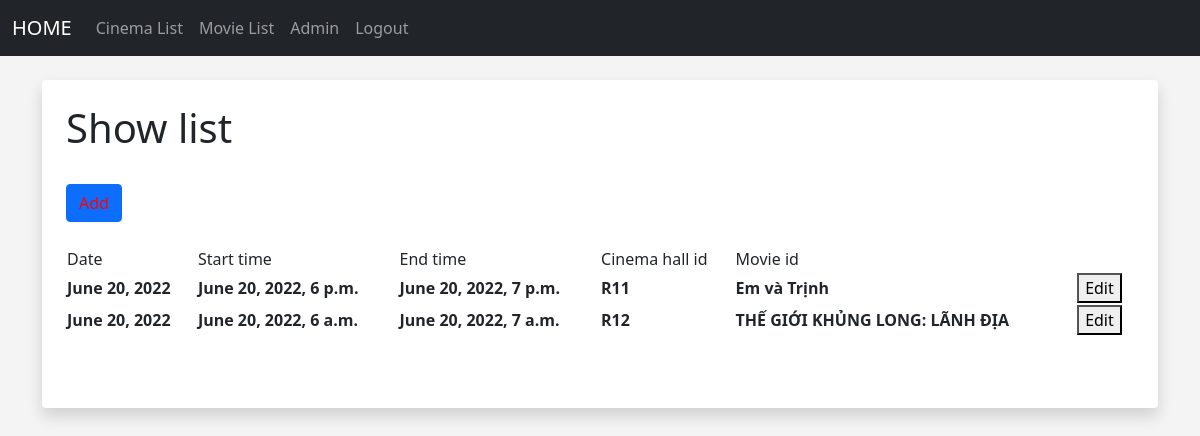
The page /show_list (signed in) on the database as committed earlier.
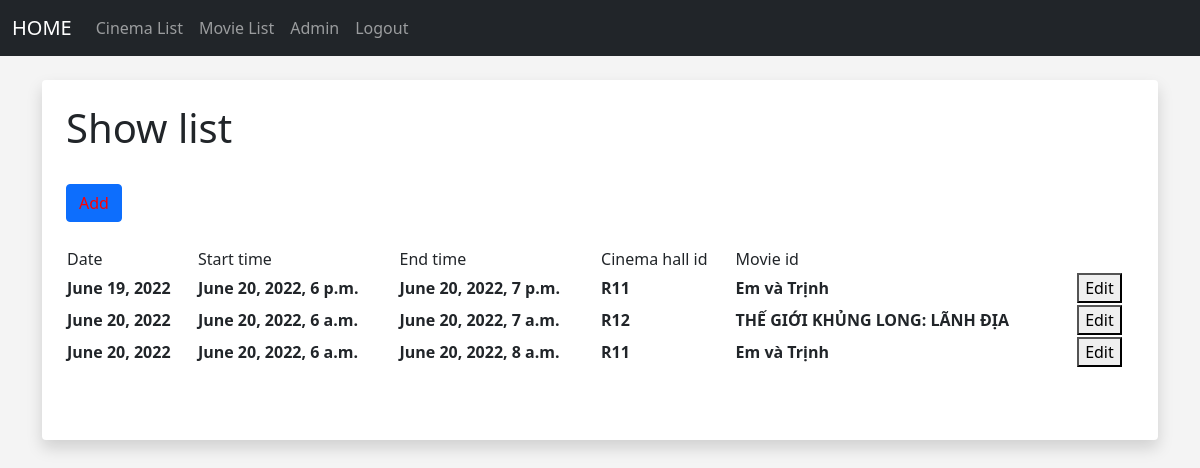
The same page on the database as committed later.
### members/models.py (models this page shows)
class Show(models.Model):
    date = models.DateField()
    start_time = models.DateTimeField()
    end_time = models.DateTimeField()
    cinema_hall_id = models.ForeignKey(Cinema_Hall, on_delete=models.CASCADE)
    movie_id = models.ForeignKey(Movie, on_delete=models.CASCADE)

class Cinema_Hall(models.Model):
    name = models.CharField(max_length=64)
    total_seats = models.IntegerField()
    cinema_id = models.ForeignKey(Cinema, on_delete=models.CASCADE)
    def __str__(seft):
        return seft.name

class Movie(models.Model):
    title = models.CharField(max_length=256)
    description = models.CharField(max_length=512)
    duration = models.IntegerField()
    released_date = models.DateField()
    genre = models.CharField(max_length=256)
    def __str__(seft):
        return seft.title

### members/views.py (the view)
# urls.py: path('show_list', views.get_all_show, name='show_list'),
def get_all_show(request):
    show_list = Show.objects.all()
    return render(request, 'ui/show_list.html', {'show_list':show_list})

### members/templates/ui/show_list.html (shortened to what this page needs)
{% extends 'ui/base.html' %}
{% block content %}
{% if user.is_superuser %}
	<div class="shadow p-4 mb-5 bg-body rounded">
	<h1>Show list</h1>
    <br/>
        <button type="button" class="btn btn-primary"><a style="text-decoration: none; color:red;"  href="{% url 'add_show' %}">Add</a></button>
    <br/>
<br/>
<div class="container">
  <div class="row">
    <table>
    <tr>
        <td>Date</td>
        <td>Start time</td>
        <td>End time</td>
        <td>Cinema hall id</td>
        <td>Movie id</td>
    </tr>
      {% for show in show_list %}
    <tr>
        <th>
          {{show.date}}
        </th>
        <th>
            {{show.start_time}}
        </th>
        <th>
            {{show.end_time}}
        </th>
        <th>
            {{show.cinema_hall_id}}
        </th>
        <th>
            {{show.movie_id}}
        </th>
        <th><button>Edit</button></th>
    </tr>
      {% endfor %}
    </table>
  </div>
</div>
<br/><br/>
{%else%}
<center>
    <h1>Sorry you don't have permission to access this page</h1>
    </center>
{% endif %}
{% endblock %}

Rows that differ between the two databases and show on the page:
changed Show: date "June 20, 2022" → "June 19, 2022"
added Show: date "June 20, 2022", start_time "June 20, 2022, 6 a.m.", end_time "June 20, 2022, 8 a.m.", cinema_hall_id "R11", movie_id "Em và Trịnh"
